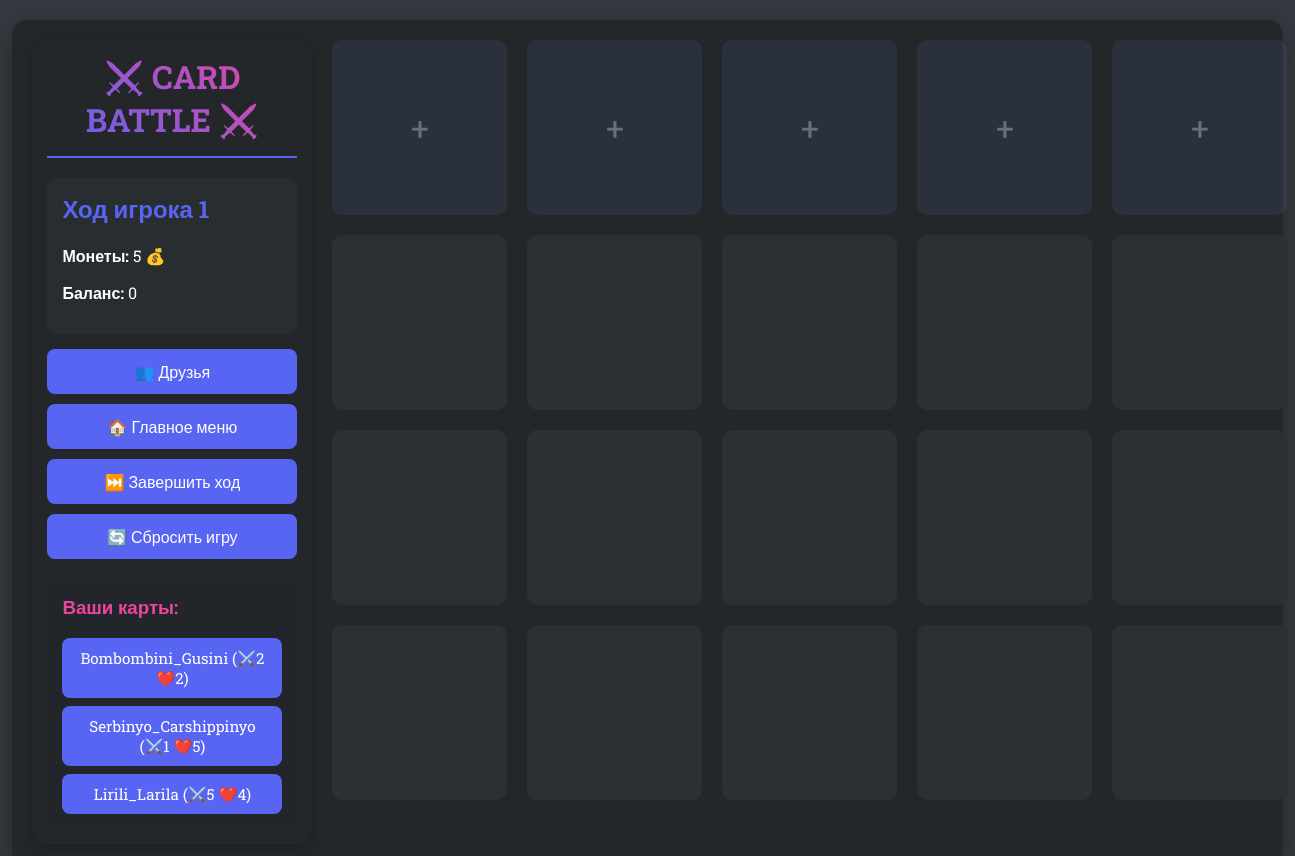
The app's page /play (signed in) with its own data.
### deck.py (models this page shows)
class Card(SqlAlchemyBase):
    __tablename__ = 'cards'
    id = Column(Integer, primary_key=True, autoincrement=True)
    name = Column(String, nullable=False)
    attack = Column(Integer, nullable=False)
    health = Column(Integer, nullable=False)
    cost = Column(Integer, nullable=False)
    ready_to_attack: bool = False

### app.py (the view)
@app.route("/play")
def play():
    if "user_id" not in session:
        return redirect(url_for('login'))
    if 'available_cards' not in session or session.get('cards_player') != session.get('current_player', 1):
        random_cards = deck.get_random_cards(3)
        session['available_cards'] = [c.id for c in random_cards]
        session['cards_player'] = session.get('current_player', 1)
    else:
        random_cards = [deck.get_card_by_id(cid) for cid in session['available_cards']]
    return render_template("index.html",
                           cards=random_cards,
                           grid=deck.grid,
                           current_player=session.get('current_player', 1),
                           damage_balance=deck.damage_balance,
                           coins=deck.coins,
                           username=session.get('username'))

### deck.py (called while the page is built)
    def get_random_cards(self, count=3):
        session = self.Session()
        try:
            all_ids = [id_tuple[0] for id_tuple in session.query(Card.id).all()]
            if not all_ids:
                return []
            random_ids = random.sample(all_ids, min(count, len(all_ids)))
            return session.query(Card).filter(Card.id.in_(random_ids)).all()
        finally:
            session.close()

### templates/index.html (shortened to what this page needs)
<!DOCTYPE html>
<html>
<head>
    <link rel="stylesheet" href="{{ url_for('static', filename='style.css') }}">
</head>
<body>
    <div class="game-container game-layout">
        <div class="side-panel">
            <h1 class="game-title">⚔️ CARD BATTLE ⚔️</h1>
            <div class="player-info">
                <h2>Ход игрока {{ current_player }}</h2>
                <p><strong>Монеты:</strong> {{ coins[current_player] }} 💰</p>
                <div class="balance-indicator">
                    <p><strong>Баланс:</strong> {{ damage_balance }}</p>
                </div>
            </div>
            <div class="controls">
                <a href="/friends" class="control-button">👥 Друзья</a>
                <a href="/main_menu" class="control-button">🏠 Главное меню</a>
                {% if current_player == 1 %}
                    <a href="/player1_turn" class="control-button">⏭️ Завершить ход</a>
                {% elif current_player == 2 %}
                    <a href="/player2_turn" class="control-button">⏭️ Завершить ход</a>
                {% endif %}
                <a href="/reset" class="control-button">🔄 Сбросить игру</a>
            </div>
            <div class="player-area">
                <h3>Ваши карты:</h3>
                <div class="card-selection">
                    {% if current_player == 1 %}
                        {% for card in cards %}
                        <a href="/pick_up_the_card/{{ card.id }}" class="card-preview">
                            {{ card.name }} (⚔️{{ card.attack }} ❤️{{ card.health }})
                        </a>
                        {% endfor %}
                    {% else %}
                        {% for card in cards %}
                        <a href="/pick_up_the_card/{{ card.id }}" class="card-preview">
                            {{ card.name }} (⚔️{{ card.attack }} ❤️{{ card.health }})
                        </a>
                        {% endfor %}
                    {% endif %}
                </div>
            </div>
        </div>
        <div class="battlefield">
            <div class="grid-container">
                {% for row_idx in range(4) %}
                    {% for col_idx in range(5) %}
                    <div class="grid-cell {% if not grid[row_idx][col_idx] and ((current_player == 1 and row_idx == 0) or (current_player == 2 and row_idx == 3)) %}empty{% endif %}">
                        {% if grid[row_idx][col_idx] %}
                        <div class="card player{{ grid[row_idx][col_idx].player_id }}">
                            <div class="card-name">{{ grid[row_idx][col_idx].name }}</div>
                            <div class="card-stats">
                                <span>⚔️{{ grid[row_idx][col_idx].attack }}</span>
                                <span>❤️{{ grid[row_idx][col_idx].health }}</span>
                            </div>
                        </div>
                        {% else %}
                            {% if (current_player == 1 and row_idx == 0) or (current_player == 2 and row_idx == 3) %}
                            <a href="/place_card/{{ row_idx }}/{{ col_idx }}" class="empty-slot">
                                <div class="slot-content">+</div>
                            </a>
                            {% endif %}
                        {% endif %}
                    </div>
                    {% endfor %}
                {% endfor %}
            </div>
        </div>
    </div>
</body>
</html>

### static/style.css (style rules this page uses)
:root { --primary: #5865F2; --secondary: #EB459E; --success: #57F287; --danger: #ED4245; --dark: #23272A; --light: #FFFFFF; --background: #36393F; --card-bg: #2C2F33; --text-light: rgba(255, 255, 255, 0.9); --text-muted: rgba(255, 255, 255, 0.6); }
body { margin: 0; padding: 0; font-family: 'Roboto Slab', sans-serif; background: var(--background); color: var(--light); min-height: 100vh; display: flex; flex-direction: column; align-items: center; }
.game-container { width: 95%; max-width: 1400px; background: var(--dark); border-radius: 15px; padding: 20px; margin: 20px 0; box-shadow: 0 8px 32px rgba(0, 0, 0, 0.3); }
.game-layout { display: grid; grid-template-columns: 280px 1fr; gap: 20px; }
.side-panel { background: var(--dark); border-radius: 15px; padding: 15px; box-shadow: 0 4px 12px rgba(0, 0, 0, 0.2); display: flex; flex-direction: column; }
.game-title { font-size: 2rem; margin: 0 0 20px 0; padding-bottom: 15px; background: linear-gradient(45deg, var(--primary), var(--secondary)); -webkit-background-clip: text; background-clip: text; color: transparent; text-align: center; border-bottom: 2px solid var(--primary); }
.player-info { background: rgba(44, 47, 51, 0.7); padding: 15px; border-radius: 10px; margin-bottom: 15px; }
.player-info h2 { margin-top: 0; color: var(--primary); }
.balance-indicator { margin-top: 10px; }
.controls { display: flex; flex-direction: column; gap: 10px; margin-bottom: 20px; }
.control-button, .menu-button { background: var(--primary); color: white; border: none; padding: 12px; border-radius: 8px; font-size: 1rem; cursor: pointer; transition: all 0.3s ease; text-decoration: none; text-align: center; font-weight: 500; }
.player-area { margin-top: auto; padding: 15px; background: rgba(35, 39, 42, 0.5); border-radius: 10px; }
.player-area h3 { margin-top: 0; color: var(--secondary); }
.card-selection { display: flex; flex-direction: column; gap: 8px; }
.card-preview { display: block; padding: 10px; background: var(--primary); color: white; border-radius: 8px; text-decoration: none; transition: all 0.2s ease; text-align: center; font-size: 0.95rem; }
.battlefield { grid-column: 2; height: calc(100vh - 100px); display: flex; flex-direction: column; }
.grid-container { flex-grow: 1; display: grid; grid-template-rows: repeat(4, 1fr); grid-template-columns: repeat(5, 1fr); gap: 75px; margin-top: 0; }
.grid-cell { min-height: 175px; min-width: 175px; background: var(--card-bg); border-radius: 10px; position: relative; overflow: hidden; transition: all 0.2s ease; }
.grid-cell.empty { cursor: pointer; background: rgba(114, 137, 218, 0.1); }
.empty-slot { display: flex; width: 100%; height: 100%; align-items: center; justify-content: center; text-decoration: none; }
.slot-content { width: 100%; height: 100%; display: flex; align-items: center; justify-content: center; font-size: 2rem; color: rgba(255, 255, 255, 0.3); transition: all 0.2s ease; }
@media (min-width: 1200px) { .grid-container { grid-template-rows: repeat(4, 120px); grid-template-columns: repeat(5, 120px); } }

### records on screen
Card: name "Bombombini_Gusini", attack "2", health "2"
Card: name "Serbinyo_Carshippinyo", attack "1", health "5"
Card: name "Lirili_Larila", attack "5", health "4"

### other values on screen
{{ current_player }} "1"
{{ coins[current_player] }} "5"
{{ damage_balance }} "0"
